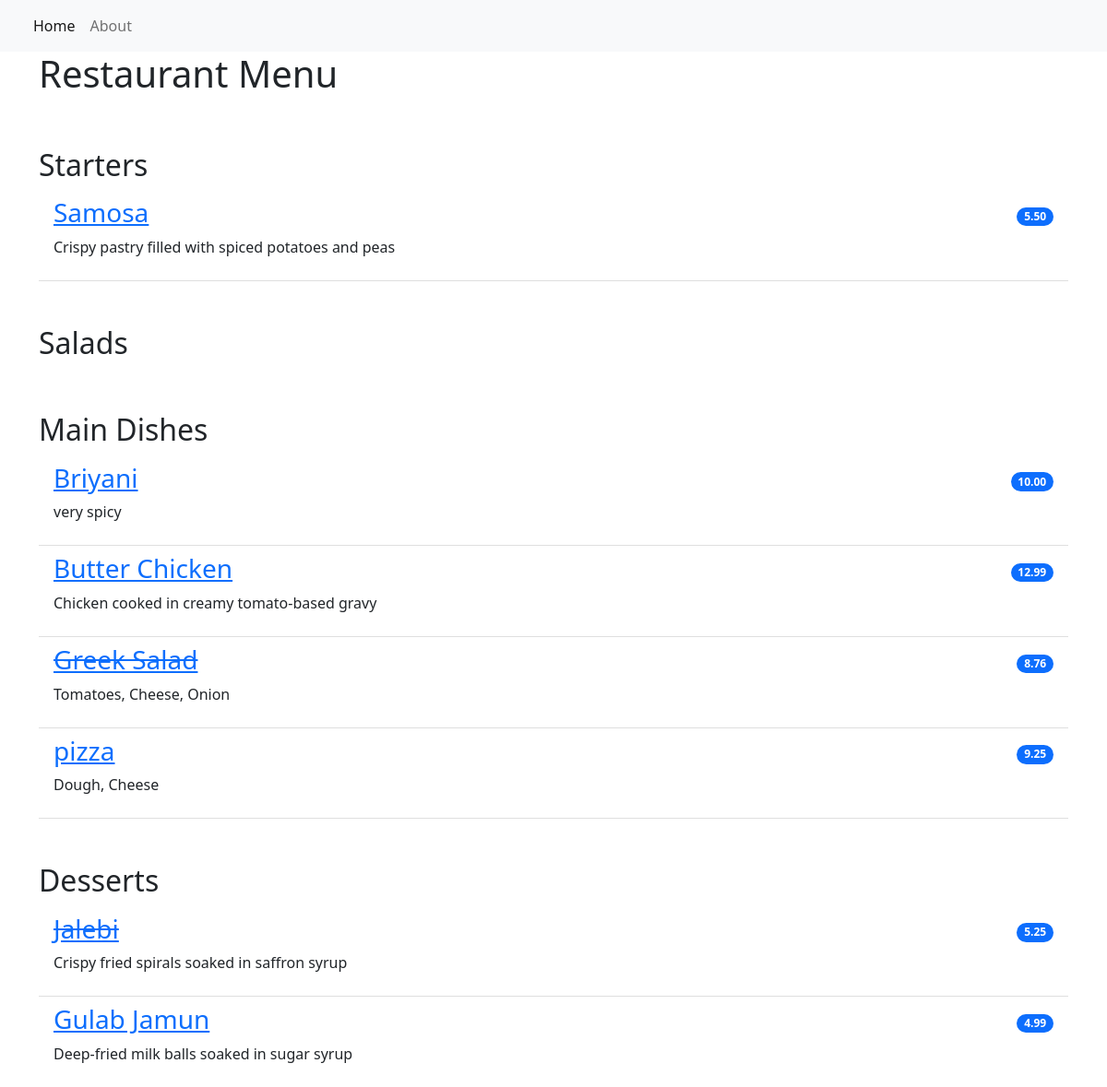
Before: / with the older database file.
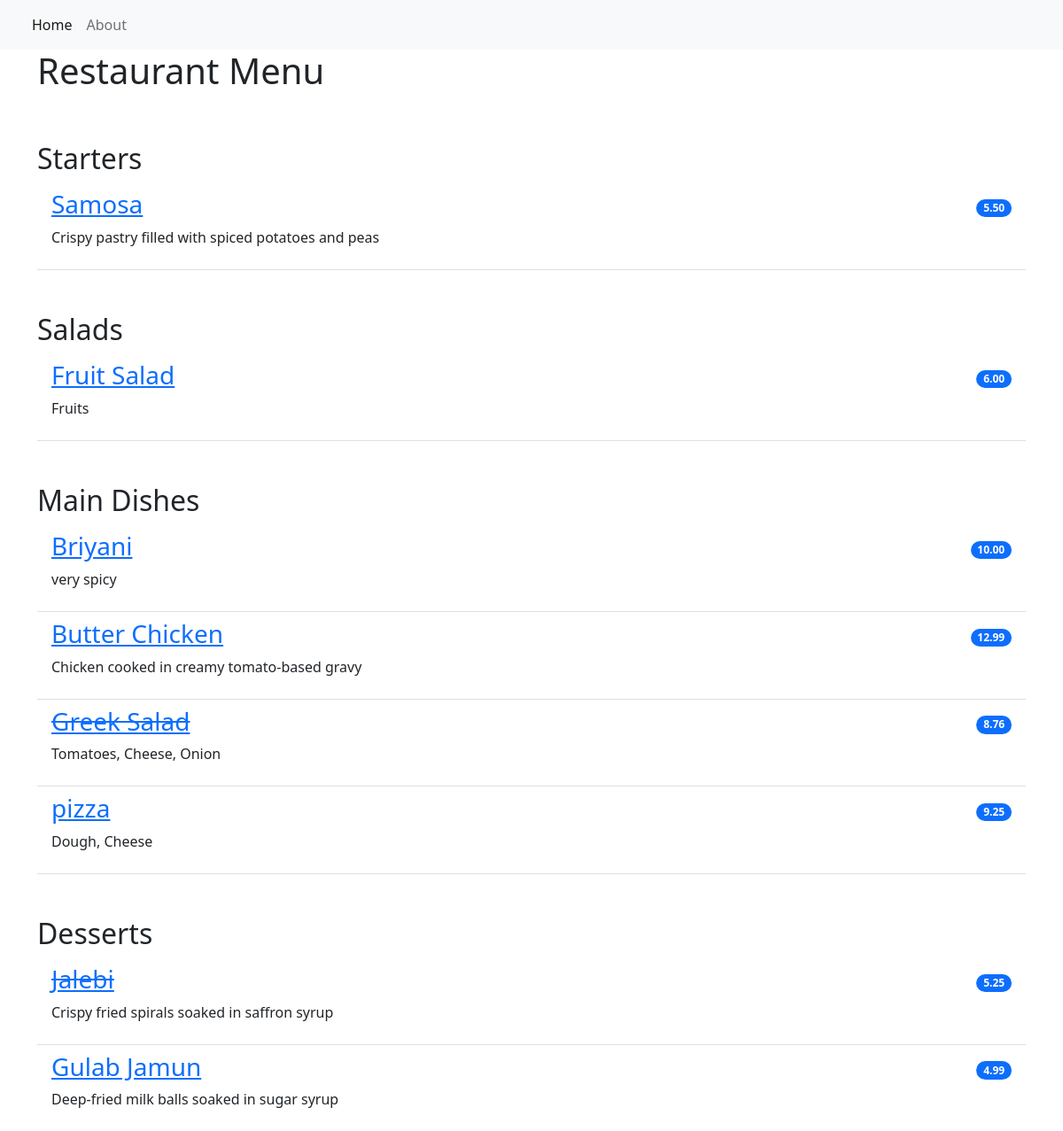
After: the same page with the newer database file.
### restaurant_menu/models.py (models this page shows, shortened)
class Item(models.Model):
    meal = models.CharField(max_length=1000, unique=True)
    description = models.CharField(max_length=2000)
    price = models.DecimalField(max_digits=10,decimal_places=2)
    meal_type = models.CharField(max_length=200,choices=MEAL_TYPE)
    author = models.ForeignKey(User, on_delete=models.PROTECT)
    status = models.IntegerField(choices=STATUS, default=1)
    date_created = models.DateTimeField(auto_now_add=True)
    date_updated = models.DateTimeField(auto_now=True)

### restaurant_menu/views.py (the view)
# urls.py: path('', views.MenuList.as_view(), name='home'),
class MenuList(generic.ListView):
    queryset = Item.objects.order_by("-date_created")
    template_name = "index.html"
    def get_context_data(self, **kwargs):
        context = super().get_context_data(**kwargs)
        context["meals"] = MEAL_TYPE
        return context

### restaurant_menu/templates/index.html
{% extends 'base.html' %}
{% block content %}
<div class="container">
  <h1>Restaurant Menu</h1>
    <ul class="list-group list-group-flush">
        {% for meal in meals %}
            <h2 class="pt-5">{{ meal.1 }}</h2>
                {% for row in item_list %}
                    {% if row.meal_type == meal.0 %}
                        {% if row.status == 0 %}
                        <li class="list-group-item d-flex justify-content-between align-items-center border-0 pb-0">
                            <a href="{% url 'menu_item' row.pk %}"><h3><del>{{ row.meal }}</del></h3></a>
                            <span class="badge bg-primary rounded-pill">{{ row.price }}</span>
                        </li>
                        <li class="list-group-item pt-0">
                            <p>{{ row.description }}</p>
                        </li>
                        {% else %}
                        <li class="list-group-item d-flex justify-content-between align-items-center border-0 pb-0">
                            <a href="{% url 'menu_item' row.pk %}"><h3>{{ row.meal }}</h3></a>
                            <span class="badge bg-primary rounded-pill">{{ row.price }}</span>
                        </li>
                        <li class="list-group-item pt-0">
                            <p>{{ row.description }}</p>
                        </li>
                        {% endif %}
                    {% endif %}
                {% endfor %}
        {% endfor %}
    </ul>
</div>
{% endblock content %}

Changed rows visible on the page:
added Item: meal "Fruit Salad", price "6.00", description "Fruits", shown under "Salads"
